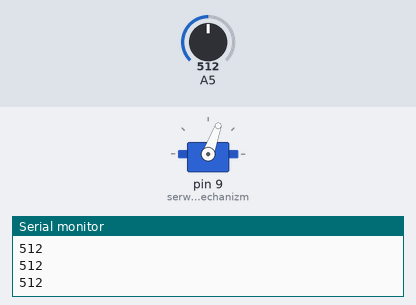
This sketch was run on a simulated Arduino Uno, built with avr-gcc and run on an emulated ATmega328P. On the bench: servo, the last lines printed to the serial monitor. The test bench sets the inputs (shaded band); at power-on: A5 = 512.

Above: at 1.2 s.
1.3 s: A5 set to 716
At 2.3 s:
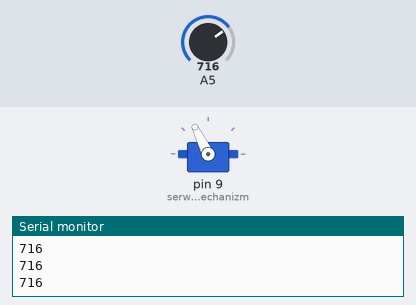
2.8 s: A5 set to 900
At 3.7 s:
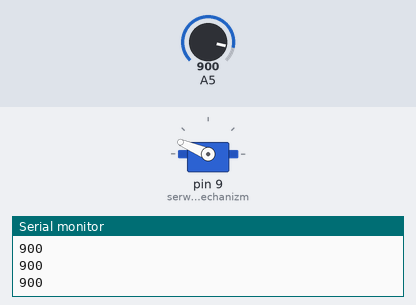
4.3 s: A5 set to 1023
At 5.0 s:
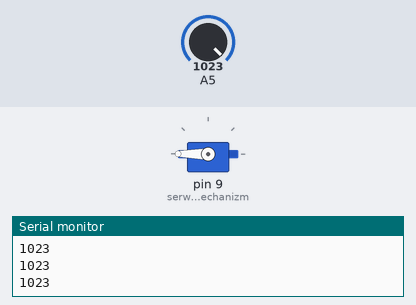
5.8 s: A5 set to 306
At 6.4 s:
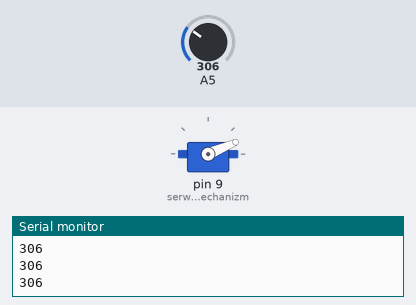
7.3 s: A5 set to 122
At 7.7 s:
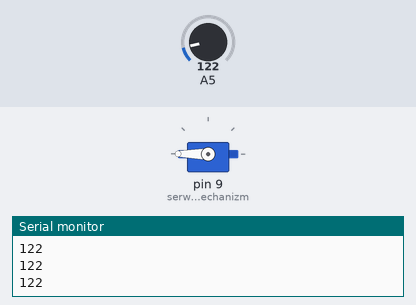
Timing chart, 0 to 9.8 s (numbered marks = the images above; inputs shaded):
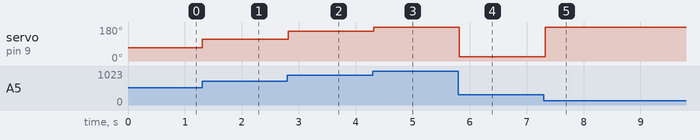

The sketch:

serwo_jako_wskaznik_analogowy.ino
```cpp
#include <Servo.h> //Biblioteka odpowiedzialna za serwa

Servo serwomechanizm;  //Tworzymy obiekt, dzięki któremu możemy odwołać się do serwa
byte pozycja = 0; //Aktualna pozycja serwa 0-180
int pozycjaPoprzednia = 0;

void setup() {
  serwomechanizm.attach(9);  //Serwomechanizm podłączony do pinu 11
  Serial.begin(9600);
}

void loop()
{
  int odczytCzujnika = analogRead(A5); //Odczytujemy wartość z czujnika
  pozycja = map(odczytCzujnika, 200, 1000, 0, 180); //Zamieniamy ją na pozycję serwa

  if (abs(pozycja-pozycjaPoprzednia) > 3) { //Sprawdzamy czy pozycje różnią się o ponad 5 stopni
    serwomechanizm.write(pozycja); //Wykonajujemy ruch
    pozycjaPoprzednia = pozycja; //Zapamiętujemy aktualną pozycję jako poprzednią
  }

  Serial.println(odczytCzujnika); //Wysyłamy wartość do terminala
  delay(100); //Opóźnienie dla lepszego efektu
}
```

Measured:
- after the input at 1.3 s, servo on pin 9 (serwomechanizm): 70° → 116° at once
- after the input at 2.8 s, servo on pin 9 (serwomechanizm): 116° → 157° at once
- after the input at 4.3 s, servo on pin 9 (serwomechanizm): 157° → 180° at once
- after the input at 5.8 s, servo on pin 9 (serwomechanizm): 180° → 23° at once
- after the input at 7.3 s, servo on pin 9 (serwomechanizm): 23° → 180° at once
